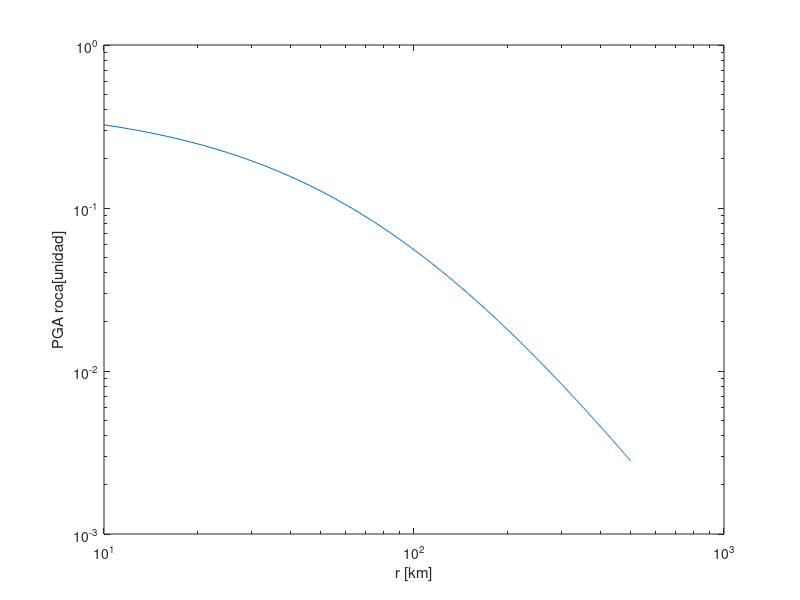

MATLAB code to generate this figure: (Note: this script raises an error after producing the figure.)
%% Inicializar
clear variables
close all
clc
%% P1
%% P1.1
% Graficar PGA promedio esperado para un terremoto tipo interplaca vs la
% distancia r, con las condiciones
% H = 37 km; r = 10:1:500; Mw = [7.0;8.0;8.8]
% Comparar resultados
C1_rock = 0.00;
C2_rock = 0.00;
C3_rock = -2.552;
C4_rock = 1.45; % * Standard deviation for magnitud greater than 8 is equal to the value for magnitud equal to 8
C5_rock = -0.1; % *

% Para suelo (soil)
C1_soil = 0.00;
C2_soil = 0.00;
C3_soil = -2.329;
C4_soil = 1.45;
C5_soil = -0.1;

Zt_var = 0;
H_var = 37;
Mw_vector = [7.0; 8.0; 8.8];
r = (10:1:500).';

for Mw = 1:3
    Mw_var = Mw_vector(Mw,1);
    for r_var = 1:length(r)
        puntos_rock(r_var,Mw) = exp(0.2418 + 1.414*Mw_var + C1_rock + C2_rock*(10-Mw_var)^3 + C3_rock*log(r(r_var,1) + 1.7818*exp(0.544*Mw_var)) + 0.00607*H_var + 0.3846*Zt_var);
        puntos_soil(r_var,Mw) = exp(-0.6687 + 1.438*Mw_var + C1_soil + C2_soil*(10-Mw_var)^3 + C3_soil*log(r(r_var,1) + 1.097*exp(0.617*Mw_var)) + 0.00648*H_var + 0.3643*Zt_var);
    end
%     fprintf('Mw %f Roca \n',Mw_var)

    figure
    loglog(r,puntos_rock(:,Mw))
    xlabel('r [km]')
    ylabel('PGA roca[unidad]')
    title('PGA para roca, sismo magnitud', Mw_var)

%     fprintf('Mw %f Suelo \n',Mw_var)
    figure
    loglog(r,puntos_soil(:,Mw))
    xlabel('r [km]')
    ylabel('PGA suelo[unidad]')
    title('PGA para suelo, sismo magnitud', Mw_var)
end


%% P1.2
% Para un periodo de $T_n = 2.0 [sec]$ y un amortiguamiento de $\xi = 0.05$

% Para roca
C1_rock = -3.328;
C2_rock = -0.0080;
C3_rock = -2.1070;
C4_rock = 1.55;
C5_rock = -0.1;

% Para suelo
C1_soil = -6.433;
C2_soil = -0.0164;
C3_soil = -1.290;
C4_soil = 1.55;
C5_soil = -0.1;

for Mw = 1:3
    Mw_var = Mw_vector(Mw,1);
    for r_var = 1:length(r)
        puntos_rock(r_var,Mw) = exp(0.2418 + 1.414*Mw_var + C1_rock + C2_rock*(10-Mw_var)^3 + C3_rock*log(r(r_var,1) + 1.7818*exp(0.544*Mw_var)) + 0.00607*H_var + 0.3846*Zt_var);
        puntos_soil(r_var,Mw) = exp(-0.6687 + 1.438*Mw_var + C1_soil + C2_soil*(10-Mw_var)^3 + C3_soil*log(r(r_var,1) + 1.097*exp(0.617*Mw_var)) + 0.00648*H_var + 0.3643*Zt_var);
    end
%     fprintf('Mw %f Roca \n',Mw_var)

    figure
    loglog(r,puntos_rock(:,Mw))
    xlabel('r [km]')
    ylabel('PGA roca[unidad]')
    title('PGA para roca, sismo magnitud', Mw_var)

%     fprintf('Mw %f Suelo \n',Mw_var)
    figure
    loglog(r,puntos_soil(:,Mw))
    xlabel('r [km]')
    ylabel('PGA suelo[unidad]')
    title('PGA para suelo, sismo magnitud', Mw_var)
end

%% P1.3
% No sé hacerla xd


%% P2
% Está en Excel completa


%% P3
%% P3.a
% Definir fRM(r)
r_min = 7.2; % km
L1 = 34.4; % km
L2 = 62.3; % km
L = 96.7; % km

% Definr fRM(r)
% La vamos a definir en función de 'l' para que quede con los subcasos
syms r l
% fRM(r,l) = piecewise( ...
%     and(l<L1,L1<L2),piecewise(r == r_min,l/(L-l),and(r<r1,r>r_min),2*(L1-l)/(L-l),and(r<r2,r>r1),(L-2*L1)/(L-l)), ...
%     and(L1<l,l<L2),piecewise(r==r_min,L1/(L-l),and(r2>r,r>r_min),(L2-l)/(L-l)), ...
%     and(l>L2,L2>L1),1);

% % l<L1,L1<L2
% r11 = (r_min^2+(L1-l)^2)^0.5;
% r12 = (r_min^2+(L2-l)^2)^0.5;
% fRM1 = piecewise(r == r_min,l/(L-l),and(r<=r11,r>r_min),r/((L-l)*sqrt(r^2-r_min^2)),and(r<=r12,r>r11),r/((L-l)*sqrt(r^2-r_min^2)));
% % L1<l<L2
% r22 = (r_min^2+(L2-l)^2)^0.5;
% fRM2= piecewise(r==r_min,L1/(L-l),and(r22>=r,r>=r_min),r/((L-l)*sqrt(r^2-r_min^2)));
% % L1<L2<l
% fRM3 = piecewise(r==r_min,1,~(r==r_min),0);

%% P3.b
% En Excel
Mmax = 7.38;                                    % Magnitud de momento máxima (con L = 96.7) que la falla es capaz de producir

%% P3.c
% En Excel
l_vals = [43.72; 12.43; 6.62; 1.882]; %km
% magn = [0.95*Mmax; 0.85*Mmax; 0.8*Mmax;0.7*Mmax];

%% P3.d

for i = 1:length(l_vals)
    l = l_vals(i,1);
    l_val = l;
    if and(l_val<=L1,l_val<=L2)
        r1(i,1) = (r_min^2+(L1-l)^2)^0.5;
        r11 = r1(i,1);
        r2(i,1) = (r_min^2+(L2-l)^2)^0.5;
        r12 = r2(i,1);
        fRr(i,1) = piecewise(r == r_min,l/(L-l),and(r<=r11,r>r_min),r/((L-l)*sqrt(r^2-r_min^2)),and(r<=r12,r>r11),r/((L-l)*sqrt(r^2-r_min^2)));
    elseif and(l_val>L1, l_val<L2)
        r2(i,1) = (r_min^2+(L2-l)^2)^0.5;
        r22 = r2(i,1);
        fRr(i,1)= piecewise(r==r_min,L1/(L-l),and(r22>=r,r>=r_min),r/((L-l)*sqrt(r^2-r_min^2))); 
    elseif l_val>=L2
        fRr(i,1) = piecewise(r==r_min,1,~(r==r_min),0);                                        % Coordenada 1 es fR(r), no tiene ni r1 ni r2
    end
end

clear l_val r11 r12 r22

figure
hold on
grid on
for i = 1:length(l_vals)
    fplot(fRr(i,1),[r_min r2(i,1)])
end
xlabel('r [km]')
ylabel('f_{R}(r)')
title('Funciones de densidad de probabilidad para las cuatro longitudes de ruptura')
legend('l = 43.72km; Magn = 7.01','l = 12.42km; Magn = 6.27','l = 6.62km; Magn = 5.90','l = 1.88km; Magn = 5.16')

%% P3.e

% Para el caso de ruptura asociado a 0.7Mmax  => l = 1.882km
% Aproximar fR(r) numéricamente utilizando histogramas

% 1. Dividir la falla en segmentos de longitud dx
Dx = [0.1; 1; 2]; %km
% Para cada división, calcular la distancia ri asociada

% pos_x = zeros(L/min(Dx),L/min(Dx));
x_0 = 0;

for i = 1:length(Dx)
    for j = 1:L/Dx(i,1)
        pos_x(j,i) = x_0 + Dx(i,1)*j;
    end% Columna 1 contiene posición x cada 0.1, columna 2 cada 1km, columna 3 cada 2km
end
% Determinamos ri para cada segmento
for i = 1:length(Dx)
    for j = 1:length(pos_x(:,i))
        if pos_x(j,i) < L1
            ri(j,i) = sqrt((L1 - pos_x(j,i))^2 + r_min^2);
        end
        if pos_x(j,i) > L1
            ri(j,i) = sqrt((pos_x(j,i) - L1)^2 + r_min^2);
        end
    end
end

% Determinamos cantidad de veces que se repite un ri dentro del rango R

DR = [1;2.5;5]; % km
r2max = (r_min^2 + L2^2)^0.5;
R_0 = r_min;

for i = 1:length(DR)
    for j = 1:round(r2max/DR(i,1))
        R_range(j,i) = R_0 + DR(i,1)*(j-1);                             %Creo un rango de R+DR.... R+DR...    
        if i == 1
            R_range1(j,1) = R_0 + DR(i,1)*(j-1);
        elseif i == 2 
            R_range2(j,1) = R_0 + DR(i,1)*(j-1);
        elseif i == 3
            R_range3(j,1) = R_0 + DR(i,1)*(j-1);
        end
    end
end

% disp('Se muestra R_range')
% disp(R_range)

R_frec = zeros(length(R_range),length(Dx));                             % Inicializo matriz de zeros(Rango_R1,Rango_R2,Rango_R3), pero nos quedamos con el mayor
frecs1 = zeros(length(R_range1),length(Dx));
frecs2 = zeros(length(R_range2),length(Dx));
frecs3 = zeros(length(R_range3),length(Dx));
for i = 1:length(DR)                                                    % Para cada Dx, justo calza también con para cada DR
    for j = 1:length(Dx)                                      % Para cada Rango_R, no pasa nada si partimos de 
        for k = 1:length(R_range(:,i))-1                                       % Para cada largo del Dx asociaso
            for t = 1:length(ri(:,j)) 
                if i == 1
                    if and(ri(t,j) > R_range(k,i), ri(t,j) < R_range(k+1,i))
                            frecs1(k,j) = frecs1(k,j) + 1;
                    end    
                elseif i == 2
                    if and(ri(t,j) > R_range(k,i), ri(t,j) < R_range(k+1,i))
                            frecs2(k,j) = frecs2(k,j) + 1;
                    end 
                elseif i== 3
                    if and(ri(t,j) > R_range(k,i), ri(t,j) < R_range(k+1,i))
                            frecs3(k,j) = frecs3(k,j) + 1;
                    end
                end
            end
        end
    end
end

% Graficamos
for i = 1:length(DR)
    for j = 1:length(Dx)
        if i == 1
            for k = 1:length(frecs1(:,j))
                if ~(frecs1(k,j) == 0)
                    if j ==1
                        frecs11_new(k,1) = frecs1(k,j);
                    elseif j == 2
                        frecs12_new(k,1) = frecs1(k,j);
                    elseif j == 3
                        frecs13_new(k,1) = frecs1(k,j);
                    end
                end
            end
        elseif i == 2
            for k = 1:length(frecs2(:,j))
                if ~(frecs2(k,j) == 0)
                    if j ==1
                        frecs21_new(k,1) = frecs2(k,j);
                    elseif j == 2
                        frecs22_new(k,1) = frecs2(k,j);
                    elseif j == 3
                        frecs23_new(k,1) = frecs2(k,j);
                    end
                end
            end

        elseif i == 3
            for k = 1:length(frecs3(:,j))
                if ~(frecs3(k,j) == 0)
                    if j ==1
                        frecs31_new(k,1) = frecs3(k,j);
                    elseif j == 2
                        frecs32_new(k,1) = frecs3(k,j);
                    elseif j == 3
                        frecs33_new(k,1) = frecs3(k,j);
                    end
                end
            end
        end
    end
end

figure
myhist11 = histogram(frecs11_new.',R_range1);
hold on
myhist12 = histogram(frecs12_new.',R_range2);
myhist13 = histogram(frecs13_new.',R_range3);
myhist11.Normalization = 'pdf';
myhist12.Normalization = 'pdf';
myhist13.Normalization = 'pdf';
xlabel('r')
ylabel('f_R(r)')
legend('Dx = 0.1', 'Dx = 1', 'Dx = 2')
hold off

figure
myhist21 = histogram(frecs21_new.',R_range1);
hold on
myhist22 = histogram(frecs22_new.',R_range2);
myhist23 = histogram(frecs23_new.',R_range3);
myhist21.Normalization = 'pdf';
myhist22.Normalization = 'pdf';
myhist23.Normalization = 'pdf';
xlabel('r')
ylabel('f_R(r)')
legend('Dx = 0.1', 'Dx = 1', 'Dx = 2')
hold off

figure
myhist31 = histogram(frecs21_new.',R_range1);
hold on
myhist32 = histogram(frecs22_new.',R_range2);
myhist33 = histogram(frecs23_new.',R_range3);
myhist31.Normalization = 'pdf';
myhist32.Normalization = 'pdf';
myhist33.Normalization = 'pdf';
xlabel('r')
ylabel('f_R(r)')
legend('Dx = 0.1', 'Dx = 1', 'Dx = 2')
hold off

% for i = 1:length(Dx)
%     for j = 1:length(R_range(:,i))
%         if ~(R_range(j,i) == 0)
%             if i == 1
%                 R_range_new1(j,1) = R_range(j,i);
%             elseif i == 2
%                 R_range_new2(j,1) = R_range(j,i);
%             elseif i == 3
%                 R_range_new3(j,1) = R_range(j,i);
%             end
%         end
%         if ~(R_frec(j,i) == 0)
%             if i == 1
%                 R_frec_new1(j,1) = R_frec(j,i);
%             elseif i == 2
%                 R_frec_new2(j,1) = R_frec(j,i);
%             elseif i == 3
%                 R_frec_new3(j,1) = R_frec(j,i);
%             end
%         end
%     end
%     figure
%     hold on
%     grid on
%     hist1 = histogram(R_frec_new1.',R_range_new1)
%     hist2 = histogram(R_frec_new2.',R_range_new2)
%     hist3 = histogram(R_frec_new3.',R_range_new3)
%     hist1.Normalization = 'pdf';
%     hist2.Normalization = 'pdf';
%     hist3.Normalization = 'pdf';
%     xlabel('r [km]')
%     ylabel('f_{R}(r)')
%     hold off
% end
% 
% %table(R_range,R_frec)


